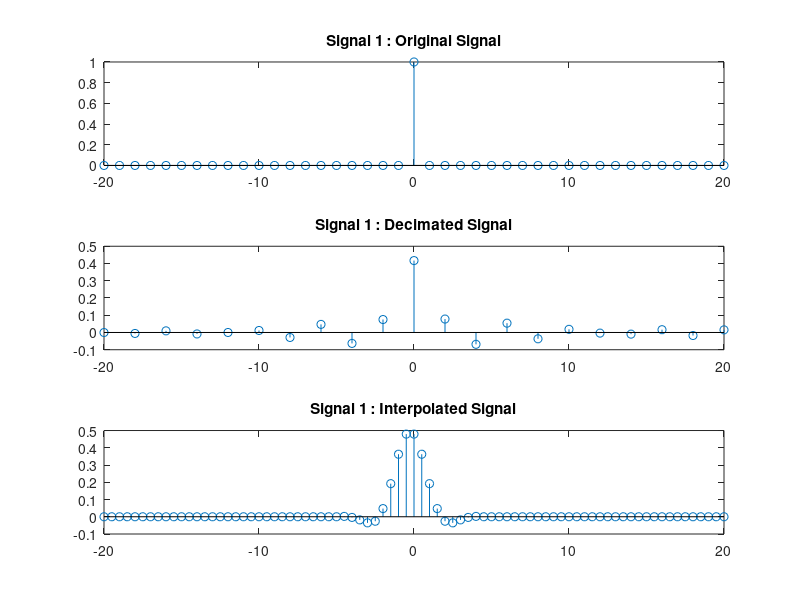
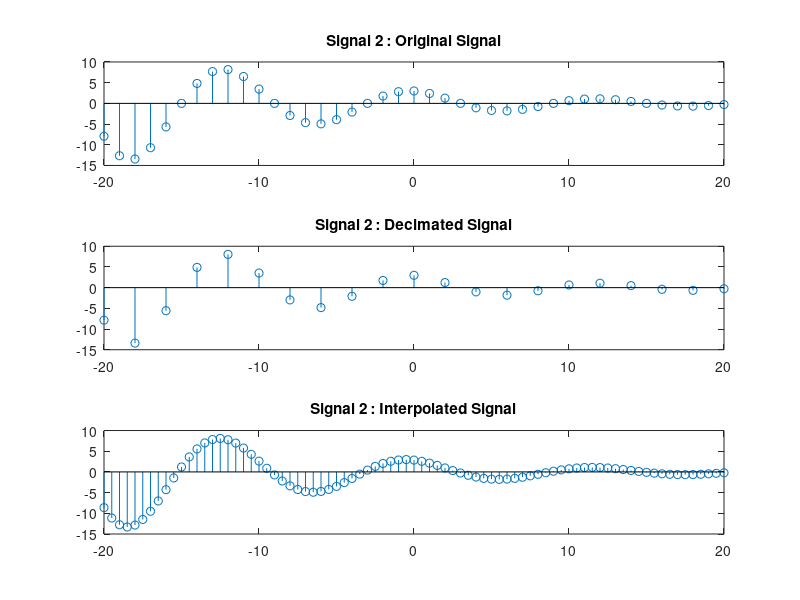
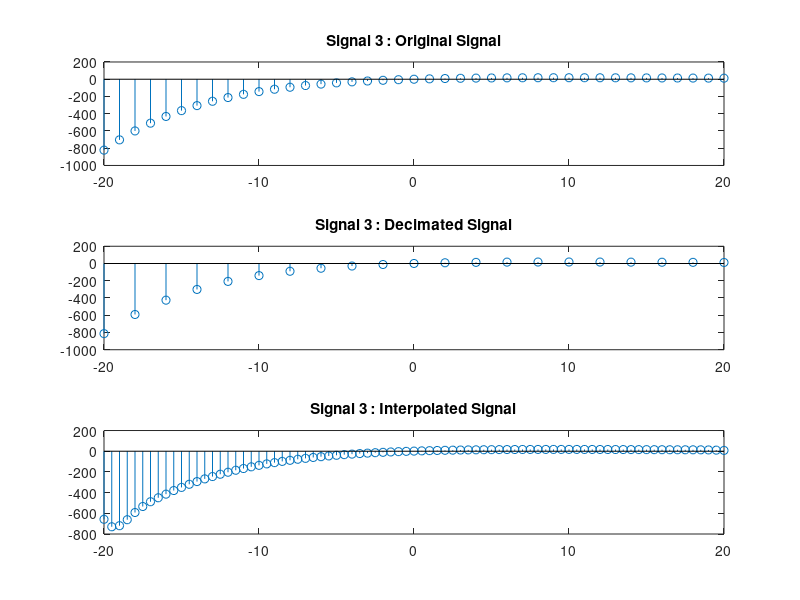

Recreate these plots in MATLAB, in order.
clear all;
close all;

domain = -20:20;
domain2 = -20:2:20;
domain3 = -20:0.5:20;
impulse = zeros(1,41);
impulse(21) = 1;

range = impulse;
range2 = decimate(range,2);
range3 = interp(range,2);

subplot(3,1,1);
stem(domain, range);
title('Signal 1 : Original Signal');

subplot(3,1,2);
stem(domain2, range2);
title('Signal 1 : Decimated Signal');

subplot(3,1,3);
stem(domain3, range3(1:81));
title('Signal 1 : Interpolated Signal');

clear all;
figure();

domain1 = -20:20;
domain2 = -20:2:20;
domain3 = -20:0.5:20;

c = -1/12 + pi*i/6;
range1 = 3*exp(domain1.*c);
range2 = decimate(range1,2);
range3 = interp(range1,2);

subplot(3,1,1);
stem(domain1, range1);
title('Signal 2 : Original Signal');

subplot(3,1,2);
stem(domain2, range2);
title('Signal 2 : Decimated Signal');

subplot(3,1,3);
stem(domain3, range3(1:81));
title('Signal 2 : Interpolated Signal');

clear all;
figure();

domain1 = -20:20;
domain2 = -20:2:20;
domain3 = -20:0.5:20;

myFunction = @(K,n,C)(K.*n.*(C.^n));

range1 = myFunction(5,domain1,0.9);
range2 = decimate(range1,2);
range3 = interp(range1,2);

subplot(3,1,1);
stem(domain1, range1);
title('Signal 3 : Original Signal');

subplot(3,1,2);
stem(domain2, range2);
title('Signal 3 : Decimated Signal');

subplot(3,1,3);
stem(domain3, range3(1:81));
title('Signal 3 : Interpolated Signal');
